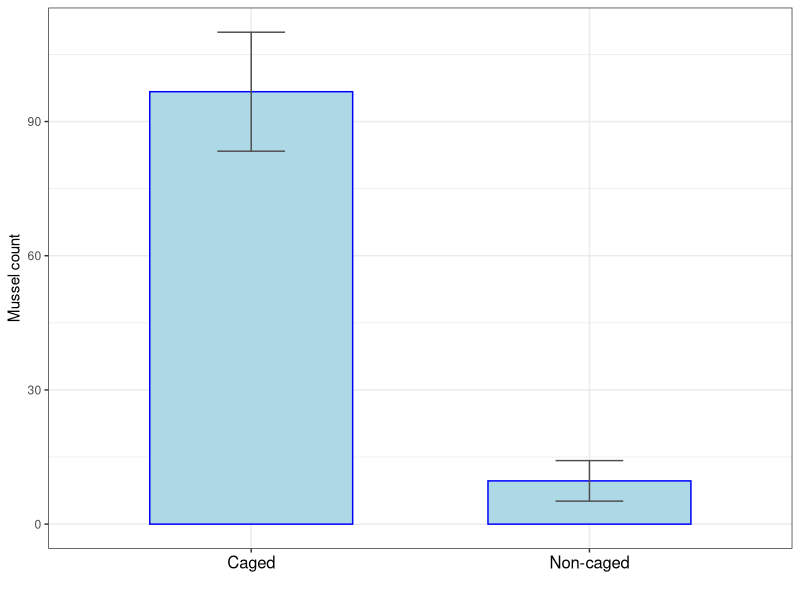
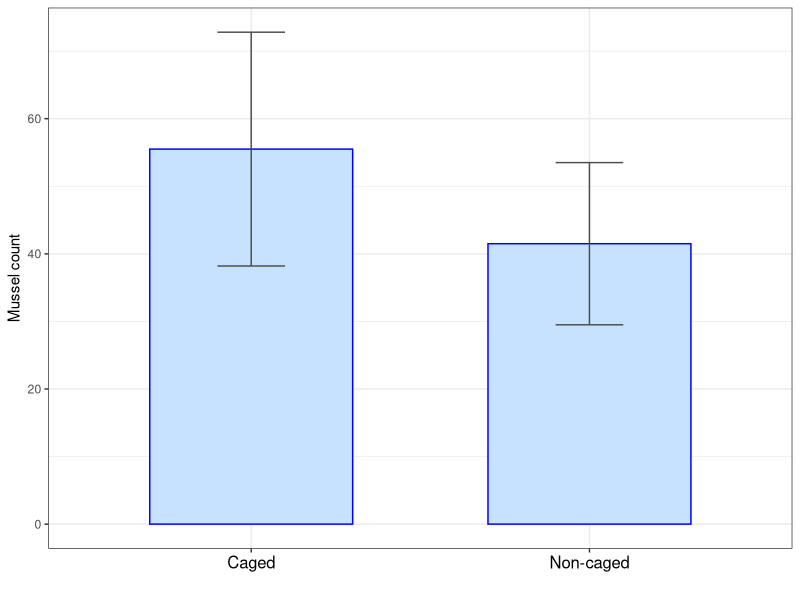
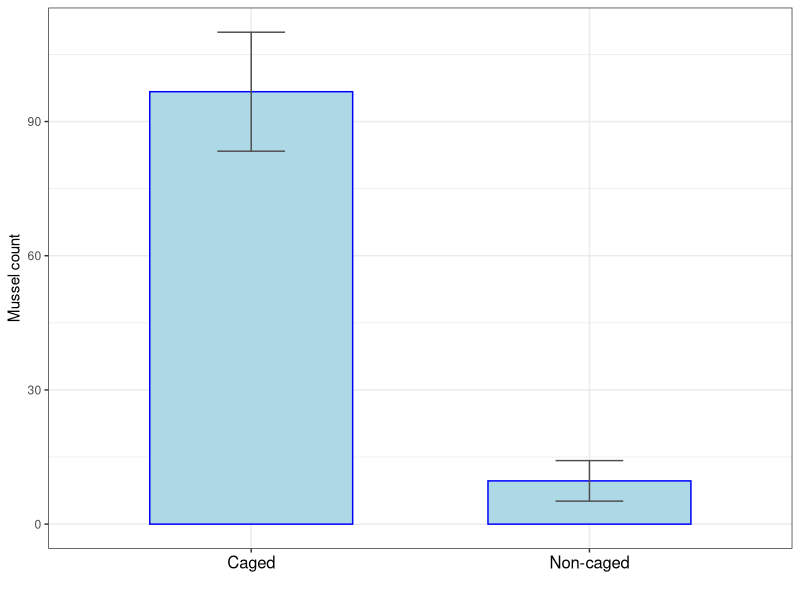
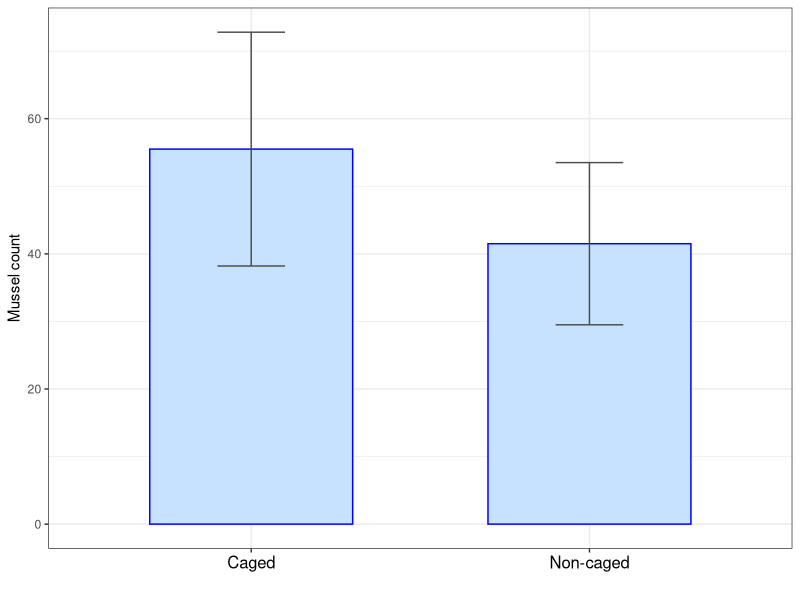

Write the R code that produced these figures, in order.
library(ggplot2)
library(colorspace)
### 

pred<-data.frame(treatment=c("Non-caged", "Caged"),mean=c(9.67, 96.67), SD=c(4.53, 13.3))

ggplot(pred,aes(x=treatment,y=mean, ymin=mean-SD, ymax=mean+SD))+
    geom_bar(stat="identity",width=0.6, color='blue', fill='lightblue')+
    geom_errorbar(width=.2, color="gray30")+
    xlab("")+ylab("Mussel count")+
    theme_bw()+
    theme(axis.text.x = element_text(size=12, color=1))
ggsave("Output/Predation_result_example1.png", width = 3.3, height = 3, dpi=300)




pred2<-data.frame(treatment=c("Non-caged", "Caged"),mean=c(41.5, 55.5), SD=c(12, 17.3))

ggplot(pred2,aes(x=treatment,y=mean, ymin=mean-SD, ymax=mean+SD))+
    geom_bar(stat="identity",width=0.6, color='blue', fill='slategray1')+
    geom_errorbar(width=.2, color="gray30")+
    xlab("")+ylab("Mussel count")+
    theme_bw()+
    theme(axis.text.x = element_text(size=12, color=1))
ggsave("Output/Predation_result_example2.png", width = 3.3, height = 3,dpi=300)
